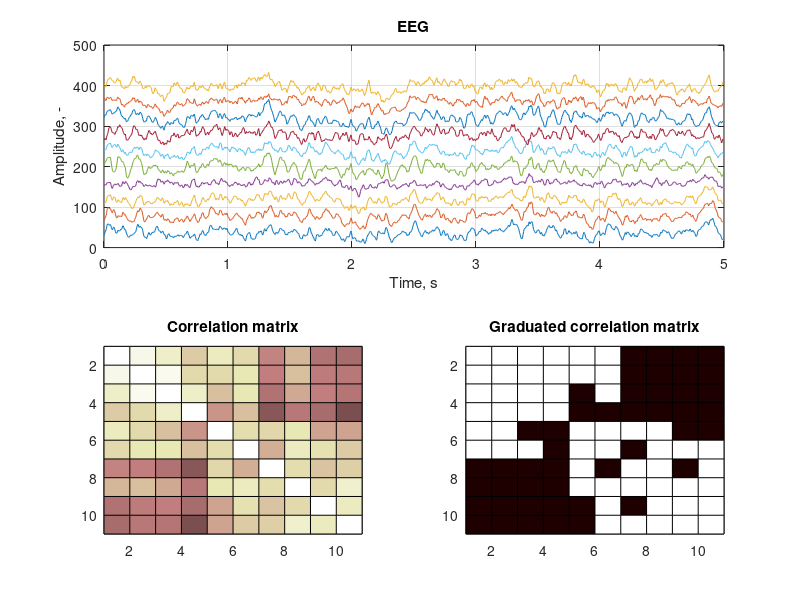

The MATLAB script that drew this image:
clc
close all
clear all

%% Loading EEG signals

eegOpen = load('samples/EEGOpen.txt'); % 10-channel EEG recording

fs = 250; % Sampling frequency equals 250 Hz
dt = 1/fs;
n = length(eegOpen);
m = length(eegOpen(1,:));
tMax = n*dt;
t = 0:dt:tMax-dt; % Array of timeline

% Getting EEG correlation matrix
corr = corrcoef(eegOpen);
eegCorr = zeros(m+1,m+1);
eegCorr(1:m,1:m) = corr;

% Graduating correlation matrix 
threshold = 0.6; 
for i = 1:m
    for j = 1:m
        if corr(i,j) > threshold
            corrGrad(i,j) = 1;
        else
            corrGrad(i,j) = 0;
        end
    end
end
eegCorrGrad = zeros(m+1,m+1);
eegCorrGrad(1:m,1:m) = corrGrad;

% Building graph
dy = 40; % Indent to display all channels on one graph
figure(1)
subplot(2,2,1:2)
for i=1:m
    plot(t,eegOpen(:,i)+dy*i)
    hold on
end
title('EEG')
xlabel('Time, s');
ylabel('Amplitude, -');
grid on

subplot(2,2,3)
pcolor(eegCorr)
colormap(pink)
title('Correlation matrix')
axis ij

subplot(2,2,4)
pcolor(eegCorrGrad)
colormap(pink)
title('Graduated correlation matrix')
axis ij

% clear corr corrGrad dy eegCorr eegCorrGrad i j threshold 